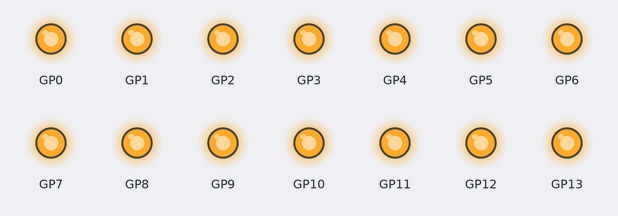
Bench run of a program on a simulated Raspberry Pi Pico. Shown: output pins drawn as LEDs (lit = HIGH).

Above: at 0.1 s.
Timing chart, 0 to 1.6 s (numbered marks = the images above):
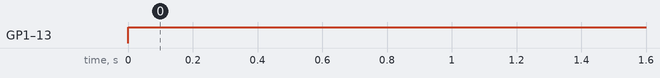

The program:

main.cpp
```cpp
#include <Arduino.h>


void setup() {
  for(int i = 0; i < 30; i++) {
    pinMode(i, OUTPUT);
  }
}

void loop() {
  for(int i = 0; i < 30; i++) {
    digitalWrite(i, HIGH);
  }
}
```

Measured:
- by itself, GP1–13: LOW → HIGH at 0.00 s
